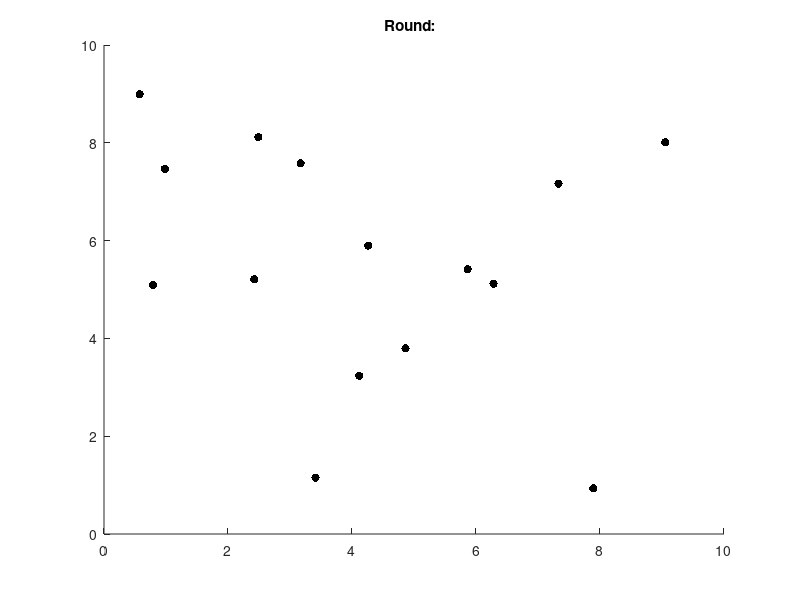

MATLAB code for this plot:
clear all
close all

% Parametrs
% Field Dimensions
    xm = 15;
    ym = 15;
% Threshold Parameters
    % Clusterhead Probablity
    p = .05;
    
% Populate field with nodes
    xCoor = rand(xm,1)*10;
    yCoor = rand(ym,1)*10;

rmax = 1;
% rmax = 1/p-1; % Number of rounds
AllNodes = [xCoor yCoor];
G = [xCoor yCoor]; 

for r = 1:rmax
    CH = [0 0];
    NCH = [xCoor yCoor]; % reset Not Clusterhead list
    
    % Determine Clusterheads
    % Assign random numbers to each index in G
    CHcount = 0;
    CHindex = 0;
    [hei len] = size(G);
    Grand = rand(1,hei);
    % Threshold Function
    T(r) = p/(1-p*(mod(r,1/p)));
    for n = 1:hei
        if Grand(n) < T(r)
            CHcount = CHcount+1;
            CH(CHcount,:) = G(n,:);
            CHindex(CHcount) = n;
        end
    end
end

scatter(xCoor, yCoor,'k','fill');
title('Round:  ');
